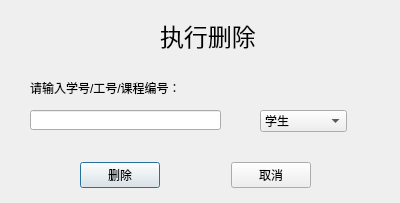
<?xml version="1.0" encoding="UTF-8"?>
<ui version="4.0">
 <class>sysdel</class>
 <widget class="QDialog" name="sysdel">
  <property name="geometry">
   <rect>
    <x>0</x>
    <y>0</y>
    <width>400</width>
    <height>203</height>
   </rect>
  </property>
  <property name="windowTitle">
   <string>学生选课和成绩管理系统</string>
  </property>
  <widget class="QLabel" name="label">
   <property name="geometry">
    <rect>
     <x>160</x>
     <y>20</y>
     <width>101</width>
     <height>31</height>
    </rect>
   </property>
   <property name="font">
    <font>
     <pointsize>18</pointsize>
    </font>
   </property>
   <property name="text">
    <string>执行删除</string>
   </property>
  </widget>
  <widget class="QLabel" name="label_2">
   <property name="geometry">
    <rect>
     <x>30</x>
     <y>80</y>
     <width>161</width>
     <height>16</height>
    </rect>
   </property>
   <property name="text">
    <string>请输入学号/工号/课程编号：</string>
   </property>
  </widget>
  <widget class="QLineEdit" name="le_id">
   <property name="geometry">
    <rect>
     <x>30</x>
     <y>110</y>
     <width>191</width>
     <height>20</height>
    </rect>
   </property>
   <property name="maxLength">
    <number>9</number>
   </property>
   <property name="clearButtonEnabled">
    <bool>true</bool>
   </property>
  </widget>
  <widget class="QWidget" name="layoutWidget">
   <property name="geometry">
    <rect>
     <x>80</x>
     <y>160</y>
     <width>231</width>
     <height>30</height>
    </rect>
   </property>
   <layout class="QHBoxLayout" name="horizontalLayout">
    <item>
     <widget class="QPushButton" name="btn_del">
      <property name="text">
       <string>删除</string>
      </property>
     </widget>
    </item>
    <item>
     <spacer name="horizontalSpacer">
      <property name="orientation">
       <enum>Qt::Horizontal</enum>
      </property>
      <property name="sizeHint" stdset="0">
       <size>
        <width>40</width>
        <height>20</height>
       </size>
      </property>
     </spacer>
    </item>
    <item>
     <widget class="QPushButton" name="btn_cancel">
      <property name="text">
       <string>取消</string>
      </property>
     </widget>
    </item>
   </layout>
  </widget>
  <widget class="QComboBox" name="comboBox">
   <property name="geometry">
    <rect>
     <x>260</x>
     <y>110</y>
     <width>87</width>
     <height>22</height>
    </rect>
   </property>
   <item>
    <property name="text">
     <string>学生</string>
    </property>
   </item>
   <item>
    <property name="text">
     <string>教师</string>
    </property>
   </item>
   <item>
    <property name="text">
     <string>课程</string>
    </property>
   </item>
  </widget>
 </widget>
 <resources/>
 <connections/>
</ui>
